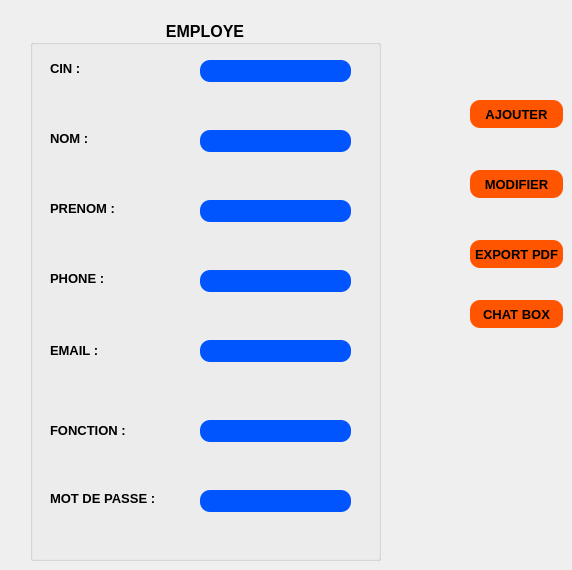
     <widget class="QWidget" name="tab">
      <attribute name="title">
       <string>Ajouter</string>
      </attribute>
      <widget class="QPushButton" name="pb_ajouter">
       <property name="geometry">
        <rect>
         <x>470</x>
         <y>100</y>
         <width>93</width>
         <height>28</height>
        </rect>
       </property>
       <property name="font">
        <font>
         <pointsize>10</pointsize>
         <weight>75</weight>
         <bold>true</bold>
        </font>
       </property>
       <property name="styleSheet">
        <string notr="true">QPushButton{
color: rgb(0, 0, 0);
background-color: rgb(255, 85, 0);
border-radius:10px;
}
QPushButton:hover{

color:rgb(255, 85, 0);
background-color: rgb(0, 0, 0);
}</string>
       </property>
       <property name="text">
        <string>AJOUTER</string>
       </property>
      </widget>
      <widget class="QPushButton" name="pb_modifier">
       <property name="geometry">
        <rect>
         <x>470</x>
         <y>170</y>
         <width>93</width>
         <height>28</height>
        </rect>
       </property>
       <property name="font">
        <font>
         <pointsize>10</pointsize>
         <weight>75</weight>
         <bold>true</bold>
        </font>
       </property>
       <property name="styleSheet">
        <string notr="true">QPushButton{
color: rgb(0, 0, 0);
background-color: rgb(255, 85, 0);
border-radius:10px;
}
QPushButton:hover{

color:rgb(255, 85, 0);
background-color: rgb(0, 0, 0);
}</string>
       </property>
       <property name="text">
        <string>MODIFIER</string>
       </property>
      </widget>
      <widget class="QPushButton" name="pb_export">
       <property name="geometry">
        <rect>
         <x>470</x>
         <y>240</y>
         <width>93</width>
         <height>28</height>
        </rect>
       </property>
       <property name="font">
        <font>
         <pointsize>10</pointsize>
         <weight>75</weight>
         <bold>true</bold>
        </font>
       </property>
       <property name="styleSheet">
        <string notr="true">QPushButton{
color: rgb(0, 0, 0);
background-color: rgb(255, 85, 0);
border-radius:10px;
}
QPushButton:hover{

color:rgb(255, 85, 0);
background-color: rgb(0, 0, 0);
}</string>
       </property>
       <property name="text">
        <string>EXPORT PDF</string>
       </property>
      </widget>
      <widget class="QPushButton" name="pb_chat">
       <property name="geometry">
        <rect>
         <x>470</x>
         <y>300</y>
         <width>93</width>
         <height>28</height>
        </rect>
       </property>
       <property name="font">
        <font>
         <pointsize>10</pointsize>
         <weight>75</weight>
         <bold>true</bold>
        </font>
       </property>
       <property name="styleSheet">
        <string notr="true">QPushButton{
color: rgb(0, 0, 0);
background-color: rgb(255, 85, 0);
border-radius:10px;
}
QPushButton:hover{

color:rgb(255, 85, 0);
background-color: rgb(0, 0, 0);
}</string>
       </property>
       <property name="text">
        <string>CHAT BOX</string>
       </property>
      </widget>
      <widget class="QGroupBox" name="groupBox_9">
       <property name="geometry">
        <rect>
         <x>30</x>
         <y>20</y>
         <width>351</width>
         <height>541</height>
        </rect>
       </property>
       <property name="font">
        <font>
         <pointsize>12</pointsize>
         <weight>75</weight>
         <bold>true</bold>
        </font>
       </property>
       <property name="title">
        <string>EMPLOYE</string>
       </property>
       <property name="alignment">
        <set>Qt::AlignCenter</set>
       </property>
       <widget class="QLineEdit" name="lineEdit_Email">
        <property name="geometry">
         <rect>
          <x>170</x>
          <y>320</y>
          <width>151</width>
          <height>22</height>
         </rect>
        </property>
        <property name="font">
         <font>
          <pointsize>9</pointsize>
          <weight>75</weight>
          <bold>true</bold>
         </font>
        </property>
        <property name="styleSheet">
         <string notr="true">color: rgb(255,255,255);
background-color: rgb(0, 85, 255);
border-radius:10px;</string>
        </property>
       </widget>
       <widget class="QLineEdit" name="lineEdit_Nom">
        <property name="geometry">
         <rect>
          <x>170</x>
          <y>110</y>
          <width>151</width>
          <height>22</height>
         </rect>
        </property>
        <property name="font">
         <font>
          <pointsize>9</pointsize>
          <weight>75</weight>
          <bold>true</bold>
         </font>
        </property>
        <property name="styleSheet">
         <string notr="true">color: rgb(255,255,255);
background-color: rgb(0, 85, 255);
border-radius:10px;</string>
        </property>
       </widget>
       <widget class="QLineEdit" name="lineEdit_Function">
        <property name="geometry">
         <rect>
          <x>170</x>
          <y>400</y>
          <width>151</width>
          <height>22</height>
         </rect>
        </property>
        <property name="font">
         <font>
          <pointsize>9</pointsize>
          <weight>75</weight>
          <bold>true</bold>
         </font>
        </property>
        <property name="styleSheet">
         <string notr="true">color: rgb(255,255,255);
background-color: rgb(0, 85, 255);
border-radius:10px;</string>
        </property>
       </widget>
       <widget class="QLabel" name="label">
        <property name="geometry">
         <rect>
          <x>20</x>
          <y>40</y>
          <width>56</width>
          <height>16</height>
         </rect>
        </property>
        <property name="font">
         <font>
          <pointsize>10</pointsize>
          <weight>75</weight>
          <bold>true</bold>
         </font>
        </property>
        <property name="text">
         <string>CIN :</string>
        </property>
       </widget>
       <widget class="QLabel" name="label_2">
        <property name="geometry">
         <rect>
          <x>20</x>
          <y>110</y>
          <width>56</width>
          <height>16</height>
         </rect>
        </property>
        <property name="font">
         <font>
          <pointsize>10</pointsize>
          <weight>75</weight>
          <bold>true</bold>
         </font>
        </property>
        <property name="text">
         <string>NOM :</string>
        </property>
       </widget>
       <widget class="QLineEdit" name="lineEdit_Phone">
        <property name="geometry">
         <rect>
          <x>170</x>
          <y>250</y>
          <width>151</width>
          <height>22</height>
         </rect>
        </property>
        <property name="font">
         <font>
          <pointsize>9</pointsize>
          <weight>75</weight>
          <bold>true</bold>
         </font>
        </property>
        <property name="styleSheet">
         <string notr="true">color: rgb(255,255,255);
background-color: rgb(0, 85, 255);
border-radius:10px;</string>
        </property>
       </widget>
       <widget class="QLabel" name="label_4">
        <property name="geometry">
         <rect>
          <x>20</x>
          <y>320</y>
          <width>56</width>
          <height>21</height>
         </rect>
        </property>
        <property name="font">
         <font>
          <pointsize>10</pointsize>
          <weight>75</weight>
          <bold>true</bold>
         </font>
        </property>
        <property name="text">
         <string>EMAIL :</string>
        </property>
       </widget>
       <widget class="QLabel" name="label_3">
        <property name="geometry">
         <rect>
          <x>20</x>
          <y>180</y>
          <width>81</width>
          <height>16</height>
         </rect>
        </property>
        <property name="font">
         <font>
          <pointsize>10</pointsize>
          <weight>75</weight>
          <bold>true</bold>
         </font>
        </property>
        <property name="text">
         <string>PRENOM :</string>
        </property>
       </widget>
       <widget class="QLabel" name="label_7">
        <property name="geometry">
         <rect>
          <x>20</x>
          <y>470</y>
          <width>131</width>
          <height>16</height>
         </rect>
        </property>
        <property name="font">
         <font>
          <pointsize>10</pointsize>
          <weight>75</weight>
          <bold>true</bold>
         </font>
        </property>
        <property name="text">
         <string>MOT DE PASSE :</string>
        </property>
       </widget>
       <widget class="QLineEdit" name="lineEdit_Prenom">
        <property name="geometry">
         <rect>
          <x>170</x>
          <y>180</y>
          <width>151</width>
          <height>22</height>
         </rect>
        </property>
        <property name="font">
         <font>
          <pointsize>9</pointsize>
          <weight>75</weight>
          <bold>true</bold>
         </font>
        </property>
        <property name="styleSheet">
         <string notr="true">color: rgb(255,255,255);
background-color: rgb(0, 85, 255);
border-radius:10px;</string>
        </property>
       </widget>
       <widget class="QLabel" name="label_6">
        <property name="geometry">
         <rect>
          <x>20</x>
          <y>400</y>
          <width>131</width>
          <height>20</height>
         </rect>
        </property>
        <property name="font">
         <font>
          <pointsize>10</pointsize>
          <weight>75</weight>
          <bold>true</bold>
         </font>
        </property>
        <property name="text">
         <string>FONCTION :</string>
        </property>
       </widget>
       <widget class="QLineEdit" name="lineEdit_Mdp">
        <property name="geometry">
         <rect>
          <x>170</x>
          <y>470</y>
          <width>151</width>
          <height>22</height>
         </rect>
        </property>
        <property name="font">
         <font>
          <pointsize>9</pointsize>
          <weight>75</weight>
          <bold>true</bold>
         </font>
        </property>
        <property name="styleSheet">
         <string notr="true">color: rgb(255,255,255);
background-color: rgb(0, 85, 255);
border-radius:10px;</string>
        </property>
       </widget>
       <widget class="QLineEdit" name="lineEdit_CIN">
        <property name="geometry">
         <rect>
          <x>170</x>
          <y>40</y>
          <width>151</width>
          <height>22</height>
         </rect>
        </property>
        <property name="font">
         <font>
          <pointsize>9</pointsize>
          <weight>75</weight>
          <bold>true</bold>
         </font>
        </property>
        <property name="styleSheet">
         <string notr="true">color: rgb(255,255,255);
background-color: rgb(0, 85, 255);
border-radius:10px;</string>
        </property>
        <property name="text">
         <string/>
        </property>
       </widget>
       <widget class="QLabel" name="label_5">
        <property name="geometry">
         <rect>
          <x>20</x>
          <y>250</y>
          <width>81</width>
          <height>16</height>
         </rect>
        </property>
        <property name="font">
         <font>
          <pointsize>10</pointsize>
          <weight>75</weight>
          <bold>true</bold>
         </font>
        </property>
        <property name="text">
         <string>PHONE :</string>
        </property>
       </widget>
      </widget>
     </widget>
